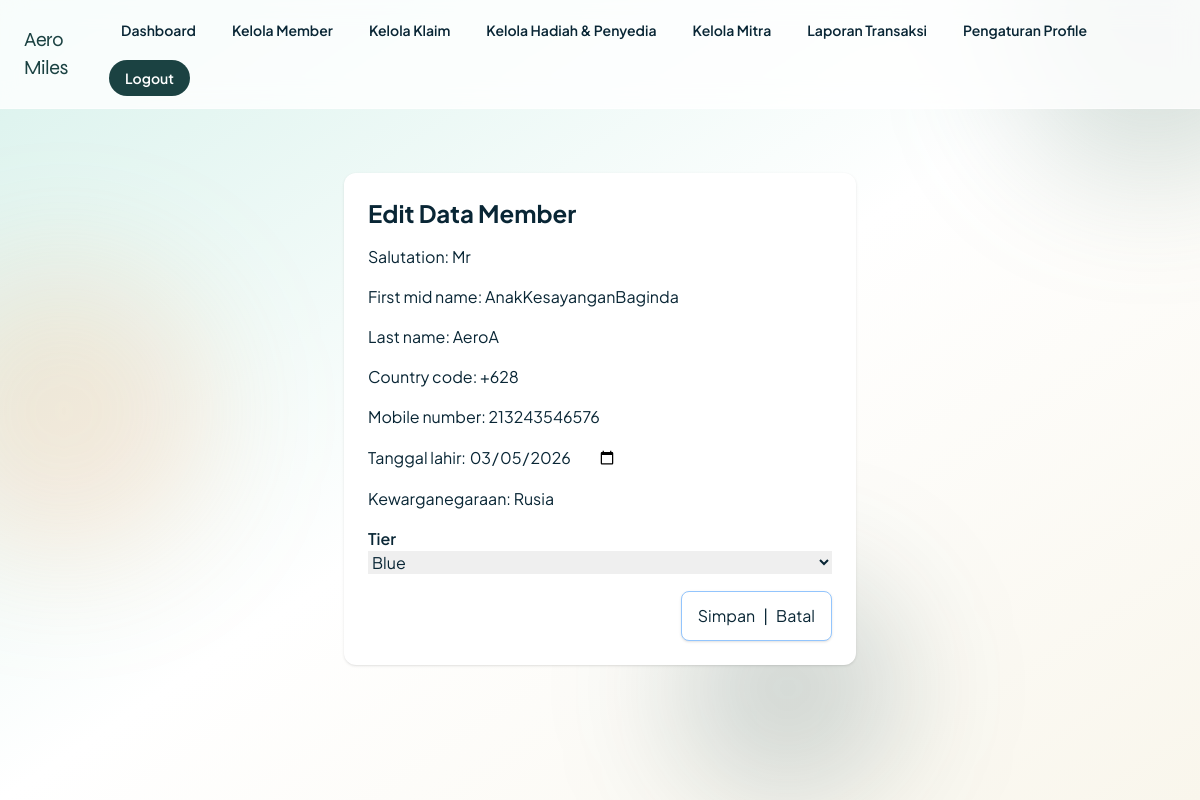
Screenshot of /staf/kelola-member/M0001/ubah/ (signed in) with the database file from the repository.
### core/models.py (models this page shows, shortened)
class User(AbstractUser):
    class Role(models.TextChoices):
        MEMBER = "member", "Member"
        STAF = "staf", "Staf"
    username = None
    email = models.EmailField(unique=True)
    role = models.CharField(max_length=10, choices=Role.choices, default=Role.MEMBER)
    salutation = models.CharField(max_length=10, default="Mr")
    first_mid_name = models.CharField(max_length=100, default="User")
    last_name = models.CharField(max_length=100, default="Aero")
    country_code = models.CharField(max_length=5, default="+62")
    mobile_number = models.CharField(max_length=20, default="0000000000")
    tanggal_lahir = models.DateField(default=timezone.localdate)
    kewarganegaraan = models.CharField(max_length=50, default="Indonesia")
    USERNAME_FIELD = "email"
    REQUIRED_FIELDS = []
    objects = UserManager()

class MemberProfile(models.Model):
    user = models.OneToOneField(User, on_delete=models.CASCADE, related_name="member_profile")
    nomor_member = models.CharField(max_length=20, unique=True)
    tier = models.CharField(max_length=20, default="Blue")
    tanggal_bergabung = models.DateField(default=timezone.localdate)
    total_miles = models.IntegerField(default=0)
    award_miles = models.IntegerField(default=0)

### core/views.py (the view, shortened to what this page needs)
# urls.py: path("staf/kelola-member/<str:nomor_member>/ubah/", views.member_update_view, name="staf_ubah_member"),
@login_required
@transaction.atomic
def member_update_view(request, nomor_member):
    if not _staff_only(request):
        return redirect("dashboard")
    member_profile = get_object_or_404(MemberProfile, nomor_member=nomor_member)
    user = member_profile.user
    user_form = ProfileUpdateForm(request.POST or None, instance=user)
    return render(request, "core/member_form.html", {
        "user_form": user_form,
        "member_profile": member_profile,
        "is_create": False,
        "tiers": MemberProfile.objects.values_list("tier", flat=True).distinct(),
    })

### core/forms.py
class ProfileUpdateForm(forms.ModelForm):
    class Meta:
        model = User
        fields = [
            "salutation",
            "first_mid_name",
            "last_name",
            "country_code",
            "mobile_number",
            "tanggal_lahir",
            "kewarganegaraan",
        ]
        widgets = {
            "tanggal_lahir": forms.DateInput(attrs={"type": "date"}),
        }

### core/views.py (called while the page is built)
def _staff_only(request):
    if request.user.role != User.Role.STAF:
        messages.error(request, "Halaman ini khusus staf.")
        return False
    return True

### templates/core/member_form.html (shortened to what this page needs)
{% extends 'base.html' %}
{% block content %}
<div class="container mx-auto py-6 max-w-lg">
  <div class="bg-white rounded-xl shadow p-6">
    <h1 class="text-2xl font-bold mb-4">{% if is_create %}Tambah Member{% else %}Edit Data Member{% endif %}</h1>
    <form method="post" class="space-y-4">
      {{ user_form.as_p }}
      {% if not is_create %}
        <div>
          <label class="block font-semibold">Tier</label>
          <select name="tier" class="input input-bordered w-full">
            {% for t in tiers %}
              <option value="{{ t }}" {% if member_profile.tier == t %}selected{% endif %}>{{ t }}</option>
            {% endfor %}
          </select>
        </div>
      {% endif %}
      <div class="flex gap-2 justify-end mt-6">
        <div class="bg-white rounded-lg shadow border border-blue-300 px-4 py-3 flex gap-2">
          <button type="submit" class="btn btn-primary">Simpan</button>
          <p>|</p>
          <a href="{% url 'staf_kelola_member' %}" class="btn btn-secondary">Batal</a>
        </div>
      </div>
    </form>
  </div>
</div>
{% endblock %}

### rows the page displays
User: salutation "Mr", first_mid_name "AnakKesayanganBaginda", last_name "AeroA", country_code "+628", mobile_number "213243546576", tanggal_lahir "03/05/2026", kewarganegaraan "Rusia"
MemberProfile: tier "Blue"
